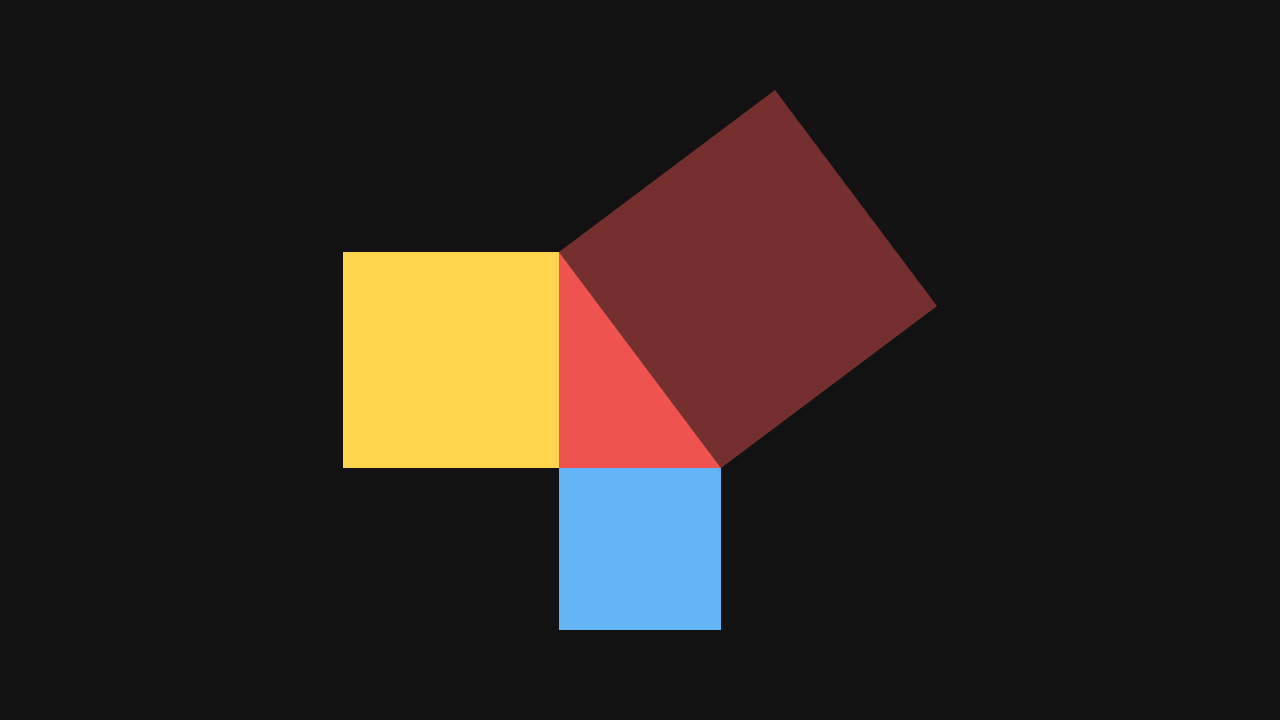

Write Python code to recreate this figure.
"""Reference scene for the rustim P0 cross-check.

Same figure the tutorial's PythagoreanScene draws: a right triangle with legs
a=3, b=4 and hypotenuse c=5, with a square erected on each side.
3b1b palette per CLAUDE.md: a=blue, b=yellow, c=red, background #121212.
"""
import numpy as np
from manim import *

BLUE_ = ManimColor("#64B5F6")
YELLOW_ = ManimColor("#FFD54F")
RED_ = ManimColor("#EF5350")
BG = ManimColor("#121212")


class Pythagorean(Scene):
    def construct(self):
        self.camera.background_color = BG
        a, b = 3.0, 4.0

        P0 = np.array([0.0, 0.0, 0.0])
        P1 = np.array([a, 0.0, 0.0])
        P2 = np.array([0.0, b, 0.0])

        tri = Polygon(P0, P1, P2, color=RED_, fill_opacity=1.0, stroke_width=0)
        sq_a = Polygon(P0, P1, np.array([a, -a, 0.0]), np.array([0.0, -a, 0.0]),
                       color=BLUE_, fill_opacity=1.0, stroke_width=0)
        sq_b = Polygon(P0, P2, np.array([-b, b, 0.0]), np.array([-b, 0.0, 0.0]),
                       color=YELLOW_, fill_opacity=1.0, stroke_width=0)
        # square on the hypotenuse, erected outwards
        P3 = P1 + np.array([b, a, 0.0])
        P4 = P2 + np.array([b, a, 0.0])
        sq_c = Polygon(P1, P2, P4, P3, color=RED_, fill_opacity=0.45, stroke_width=0)

        figure = VGroup(sq_c, sq_b, sq_a, tri)
        figure.move_to(ORIGIN)
        figure.scale_to_fit_height(6.0)
        self.add(figure)
